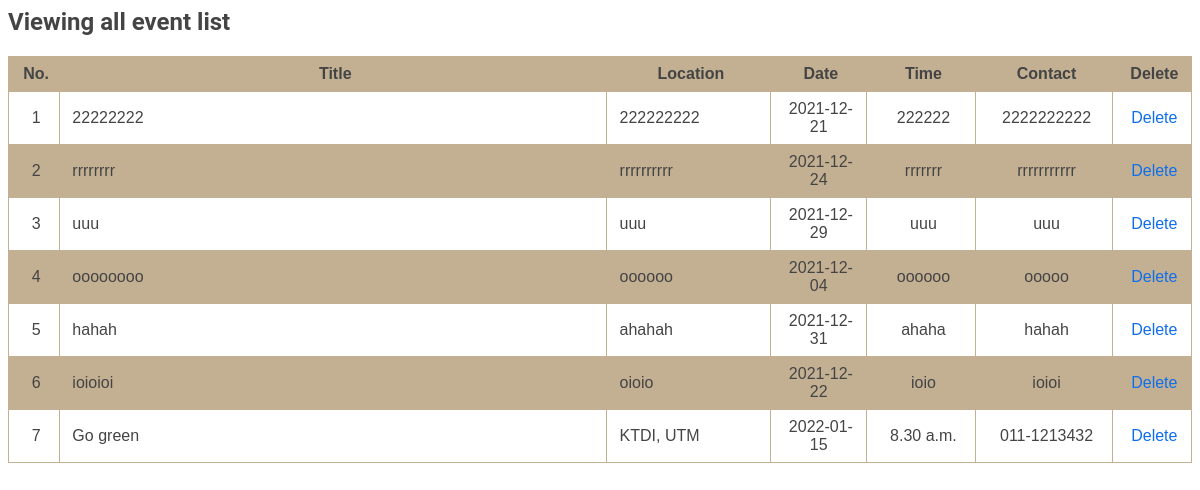
Screenshot of /admin/view_campaign.php with the database file from the repository.
### tables this page shows
CREATE TABLE `event`  (
  `event_id` int NOT NULL,
  `title` varchar(255) NOT NULL,
  `location` varchar(255) NOT NULL,
  `date` date NOT NULL,
  `time` varchar(255) NOT NULL,
  `contact` varchar(255) NOT NULL,
  `banner` varchar(255) NOT NULL,
  PRIMARY KEY (`event_id`) USING BTREE,
  INDEX `id`(`event_id`) USING BTREE
);

### admin/view_campaign.php (the view, shortened to what this page needs)
<link href="../css/simon/style.css" rel="stylesheet">
<link href="../css/simon/btnstyle.css" rel="stylesheet">
        <h2>Viewing all event list</h2>
        <table style="border:20">
        <tr>
          <th width="2%" scope="col" style="text-align:center">&nbspNo.</th>
          <th width="40%" scope="col" style="text-align:center">&nbspTitle</th>
          <th width="12%" scope="col" style="text-align:center">&nbspLocation</th>
          <th width="7%" scope="col" style="text-align:center">&nbspDate</th>
          <th width="8%" scope="col" style="text-align:center">&nbspTime</th>
          <th width="10%" scope="col" style="text-align:center">&nbspContact</th>
          <th width="5%" scope="col" style="text-align:center">&nbspDelete</th>
        </tr>
      <?php
      require_once("../config/db.php");
      $records = mysqli_query($conn,"select * from `event`");
      $j=1;
      while($data = mysqli_fetch_assoc($records))
      {
      ?>
        <tr>
        <td style="text-align:center"><?php echo "&nbsp" . $j; ?></td>
          <td><?php echo "&nbsp" . $data['title']; ?></td>
          <td><?php echo "&nbsp" . $data['location']; ?></td>
          <td style="text-align:center"><?php echo "&nbsp" . $data['date']; ?></td>
          <td style="text-align:center"><?php echo "&nbsp" . $data['time']; ?></td>
          <td style="text-align:center"><?php echo "&nbsp" . $data['contact']; ?></td>
          <td style="text-align:center"><a href="remove_campaign.php?contact=<?php echo $data['contact']; ?>"onclick="return confirm('DO YOU CONFIRM TO DELETE? Y/N')">&nbspDelete</a></td>
        </tr>
      <?php
      $j++;
      }
      ?>

### css/simon/style.css (style rules this page uses)
a { color: #106eea; text-decoration: none; }
h1, h2, h3, h4, h5, h6 { font-family: "Roboto", sans-serif; }
table { font-family: arial, sans-serif; border-collapse: collapse; width: 100%; }
td, th { border: 1px solid #c3b092; text-align: left; padding: 8px; }
tr:nth-child(odd) { background-color: #c3b092; }

### rows the page displays
event: title "22222222", location "222222222", date "2021-12-21", time "222222", contact "2222222222"
event: title "rrrrrrrr", location "rrrrrrrrrr", date "2021-12-24", time "rrrrrrr", contact "rrrrrrrrrrr"
event: title "uuu", location "uuu", date "2021-12-29", time "uuu", contact "uuu"
event: title "oooooooo", location "oooooo", date "2021-12-04", time "oooooo", contact "ooooo"
event: title "hahah", location "ahahah", date "2021-12-31", time "ahaha", contact "hahah"
event: title "ioioioi", location "oioio", date "2021-12-22", time "ioio", contact "ioioi"
event: title "Go green", location "KTDI, UTM", date "2022-01-15", time "8.30 a.m.", contact "011-1213432"
